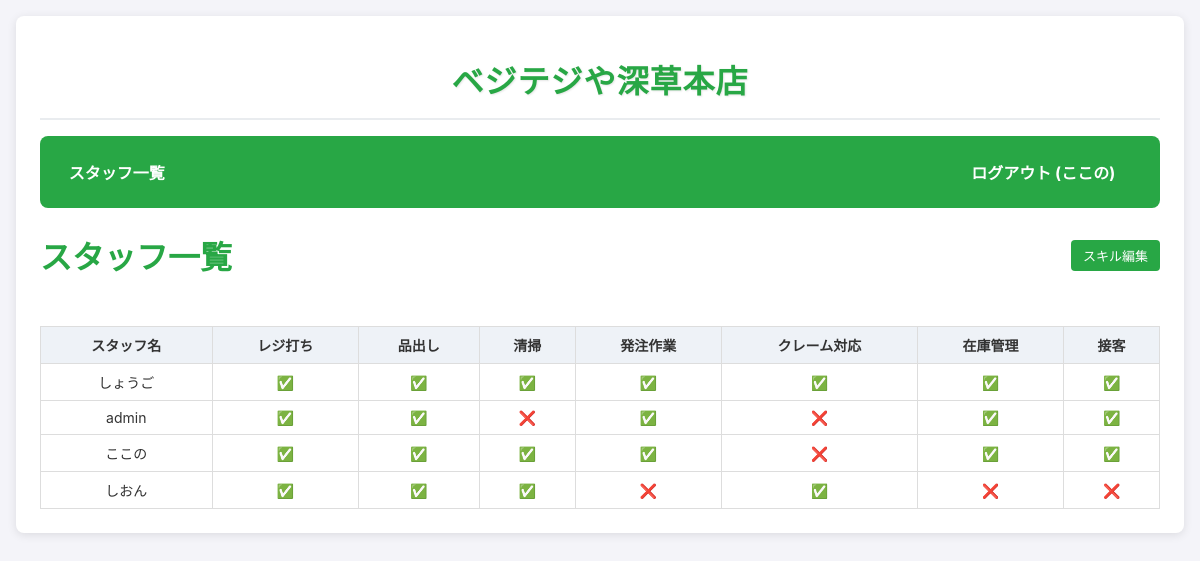
Page /dashboard (signed in) on the committed database.
### app.py (models this page shows, shortened)
class User(UserMixin, db.Model):
    id = db.Column(db.Integer, primary_key=True)
    username = db.Column(db.String(80), unique=True, nullable=False)
    password_hash = db.Column(db.String(120), nullable=False)
    role = db.Column(db.String(80), nullable=False, default='staff')
    is_first_login = db.Column(db.Boolean, default=True)
    order_index = db.Column(db.Integer, default=0)
    skills = db.relationship('UserSkill', backref='user', cascade="all, delete-orphan")

class Task(db.Model):
    id = db.Column(db.Integer, primary_key=True)
    name = db.Column(db.String(120), nullable=False, unique=True)
    order_index = db.Column(db.Integer, default=0)

### app.py (the view)
@app.route('/dashboard')
@login_required
def dashboard():
    users = User.query.order_by(User.order_index, User.id).all()
    tasks = Task.query.all()
    skill_data = {}
    for user in users:
        skill_data[user.id] = {skill.task_id: skill.can_do for skill in user.skills}
    return render_template('dashboard.html', users=users, tasks=tasks, skill_data=skill_data)

### app.py (called while the page is built)
@login_manager.user_loader
def load_user(user_id):
    return User.query.get(int(user_id))

### templates/dashboard.html (shortened to what this page needs)
{% extends "base.html" %}
{% block content %}
  <div class="dashboard-header">
    <h1>スタッフ一覧</h1>
    <div class="header-actions">
      <a href="{{ url_for('my_skills') }}" class="btn btn-edit-skills">スキル編集</a>
    </div>
  </div>
  <div class="table-container desktop-table">
    <table>
      <thead>
        <tr>
          <th>スタッフ名</th>
          {% for task in tasks %}
            <th>{{ task.name }}</th>
          {% endfor %}
        </tr>
      </thead>
      <tbody>
        {% for user in users %}
        {% if current_user.role == 'admin' or current_user.role == 'staff' %}
        <tr>
          <td>{{ user.username }} {% if current_user.role == 'admin' and user.role == 'admin' %}(管理者){% endif %}</td>
          {% for task in tasks %}
            <td>
              {% if skill_data[user.id].get(task.id) %}
                ✅
              {% else %}
                ❌
              {% endif %}
            </td>
          {% endfor %}
        </tr>
        {% endif %}
        {% endfor %}
      </tbody>
    </table>
  </div>
{% endblock %}

### templates/base.html (shortened to what this page needs)
<!doctype html>
<html lang="ja">
  <head>
  </head>
  <body>
    <div class="container">
      {% if current_user.is_authenticated %}
      <div class="site-header">
        <h1 class="site-title">ベジテジや深草本店</h1>
      </div>
      {% endif %}
     <nav>
        {% if current_user.is_authenticated %}
          <div class="nav-left">
            <a href="{{ url_for('dashboard') }}">スタッフ一覧</a>
          </div>
          <div class="nav-right">
            <a href="{{ url_for('logout') }}">ログアウト ({{ current_user.username }})</a>
          </div>
        {% endif %}
      </nav>
      {% block content %}{% endblock %}
    </div>
  </body>
</html>

### templates/base.html (style rules this page uses)
body { font-family: -apple-system, BlinkMacSystemFont, 'Segoe UI', Roboto, sans-serif; margin: 0; padding: 1em; background-color: #f4f4f9; color: #333; font-size: 16px; }
.site-header { text-align: center; margin-bottom: 1em; padding: 1em 0; border-bottom: 2px solid #e9ecef; }
.site-title { margin: 0; color: #28a745; font-size: 2em; font-weight: bold; text-shadow: 1px 1px 2px rgba(0,0,0,0.1); letter-spacing: 1px; }
nav { background-color: #28a745; padding: 1em; border-radius: 8px; margin-bottom: 1.5em; display: flex; flex-wrap: wrap; align-items: center; justify-content: space-between; }
nav a { color: white !important; text-decoration: none; margin-right: 1em; font-weight: bold; padding: 0.5em 0.8em; border-radius: 4px; transition: background-color 0.2s; }
.nav-left { display: flex; flex-wrap: wrap; gap: 0.5em; }
.nav-right { margin-left: auto; }
.container { max-width: 1200px; margin: 0 auto; background: white; padding: 1.5em; border-radius: 8px; box-shadow: 0 2px 10px rgba(0,0,0,0.1); }
h1, h2 { color: #28a745; margin-top: 0; }
.table-container { overflow-x: auto; -webkit-overflow-scrolling: touch; }
table { width: 100%; border-collapse: collapse; margin-top: 1em; min-width: 600px; }
th, td { border: 1px solid #ddd; padding: 8px 12px; text-align: center; font-size: 14px; }
th { background-color: #eef2f7; position: sticky; top: 0; z-index: 10; }
.btn { padding: 12px 20px; background-color: #28a745; color: white; border: none; border-radius: 6px; cursor: pointer; text-decoration: none; display: inline-block; font-size: 16px; font-weight: 500; text-align: center; transition: background-color 0.2s; min-height: 44px; min-width: 44px; }

### templates/dashboard.html (style rules this page uses)
.dashboard-header { display: flex; justify-content: space-between; align-items: center; margin-bottom: 2em; flex-wrap: wrap; gap: 1em; }
.dashboard-header h1 { margin: 0; color: #28a745; }
.header-actions { display: flex; gap: 0.5em; }
.btn-edit-skills { background-color: #28a745; border-color: #28a745; color: white; padding: 6px 12px; font-size: 13px; text-decoration: none; border-radius: 4px; transition: background-color 0.2s; min-height: auto; display: inline-block; width: auto; }
.header-actions { display: flex; align-items: center; gap: 0.5em; }
.desktop-table { display: block; }

### rows in the picture
User: username "ここの"
Task: name "レジ打ち"
Task: name "品出し"
Task: name "清掃"
Task: name "発注作業"
Task: name "クレーム対応"
Task: name "在庫管理"
Task: name "接客"
User: username "しょうご"
User: username "admin"
User: username "しおん"
